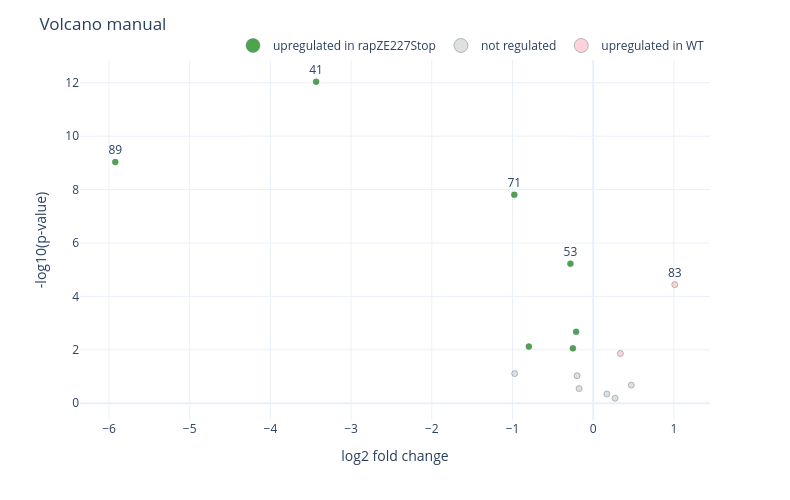

The notebook cell this image was saved under:
### Code cell
interactive_fig = get_volcano_plot_plotly(
    df,
    x="log2FC",
    y="-log10 posthoc pvalue",
    group="regulation",
    text="label",
    hovering_cols=["posthoc pvalue adj", "FC"],
    title="Volcano manual",
    x_title="log2 fold change",
    y_title="-log10(p-value)",
    width=790,
    height=500,
    colors={
        "not regulated": "lightgrey",
        f"upregulated in {group1}": "pink",
        f"upregulated in {group2}": "green",
    },
)
print(
    f"Interactive figure size (pixels): {interactive_fig.layout.width} x {interactive_fig.layout.height}"
)
interactive_fig

### Figure 1 — Plotly figure (JSON) as saved in the notebook; plotly's stock layout.template omitted (floating-point values rounded to 4 significant figures)
{"data": [{"customdata": [[0.02358, 0.5755], [0.007834, 0.8636], [0.02602, 0.8398], [5.401e-11, 0.09255], [1.84e-08, 0.01648], [1.851e-07, 0.5078], [5.014e-05, 0.8223]], "hovertemplate": "<b>%{hovertext}</b><br><br>regulation=upregulated in rapZE227Stop<br>log2FC=%{x}<br>-log10 posthoc pvalue=%{y}<br>label=%{text}<br>posthoc pvalue adj=%{customdata[0]}<br>FC=%{customdata[1]}<extra></extra>", "hovertext": [5, 77, 11, 41, 89, 71, 53], "legendgroup": "upregulated in rapZE227Stop", "marker": {"color": "green", "line": {"color": "DarkSlateGrey", "width": 0.5}, "opacity": 0.7, "symbol": "circle"}, "mode": "markers+text", "name": "upregulated in rapZE227Stop", "orientation": "v", "showlegend": false, "text": ["", "", "", "41", "89", "71", "53"], "textposition": "top center", "type": "scatter", "x": [-0.797, -0.2116, -0.2519, -3.434, -5.923, -0.9778, -0.2823], "xaxis": "x", "y": [2.12, 2.673, 2.055, 12.04, 9.029, 7.804, 5.226], "yaxis": "y"}, {"customdata": [[0.2687, 1.387], [0.1207, 0.5095], [0.3415, 0.8858], [0.1417, 0.871], [0.5141, 1.124], [0.6865, 1.207]], "hovertemplate": "<b>%{hovertext}</b><br><br>regulation=not regulated<br>log2FC=%{x}<br>-log10 posthoc pvalue=%{y}<br>label=%{text}<br>posthoc pvalue adj=%{customdata[0]}<br>FC=%{customdata[1]}<extra></extra>", "hovertext": [23, 59, 65, 35, 47, 29], "legendgroup": "not regulated", "marker": {"color": "lightgrey", "line": {"color": "DarkSlateGrey", "width": 0.5}, "opacity": 0.7, "symbol": "circle"}, "mode": "markers+text", "name": "not regulated", "orientation": "v", "showlegend": false, "text": ["", "", "", "", "", ""], "textposition": "top center", "type": "scatter", "x": [0.4719, -0.973, -0.175, -0.1993, 0.1689, 0.271], "xaxis": "x", "y": [0.6779, 1.109, 0.5473, 1.028, 0.3438, 0.186], "yaxis": "y"}, {"customdata": [[0.03392, 1.263], [0.0001942, 2.015]], "hovertemplate": "<b>%{hovertext}</b><br><br>regulation=upregulated in WT<br>log2FC=%{x}<br>-log10 posthoc pvalue=%{y}<br>label=%{text}<br>posthoc pvalue adj=%{customdata[0]}<br>FC=%{customdata[1]}<extra></extra>", "hovertext": [17, 83], "legendgroup": "upregulated in WT", "marker": {"color": "pink", "line": {"color": "DarkSlateGrey", "width": 0.5}, "opacity": 0.7, "symbol": "circle"}, "mode": "markers+text", "name": "upregulated in WT", "orientation": "v", "showlegend": false, "text": ["", "83"], "textposition": "top center", "type": "scatter", "x": [0.3372, 1.011], "xaxis": "x", "y": [1.862, 4.441], "yaxis": "y"}, {"hoverinfo": "skip", "legendgroup": "upregulated in rapZE227Stop", "marker": {"color": "green", "line": {"color": "DarkSlateGrey", "width": 0.5}, "opacity": 0.7, "size": 14, "symbol": "circle"}, "mode": "markers", "name": "upregulated in rapZE227Stop", "showlegend": true, "type": "scatter", "x": [null], "y": [null]}, {"hoverinfo": "skip", "legendgroup": "not regulated", "marker": {"color": "lightgrey", "line": {"color": "DarkSlateGrey", "width": 0.5}, "opacity": 0.7, "size": 14, "symbol": "circle"}, "mode": "markers", "name": "not regulated", "showlegend": true, "type": "scatter", "x": [null], "y": [null]}, {"hoverinfo": "skip", "legendgroup": "upregulated in WT", "marker": {"color": "pink", "line": {"color": "DarkSlateGrey", "width": 0.5}, "opacity": 0.7, "size": 14, "symbol": "circle"}, "mode": "markers", "name": "upregulated in WT", "showlegend": true, "type": "scatter", "x": [null], "y": [null]}], "layout": {"height": 500, "hovermode": "closest", "legend": {"orientation": "h", "title": {"text": ""}, "tracegroupgap": 0, "x": 1, "xanchor": "right", "y": 1, "yanchor": "bottom"}, "margin": {"t": 60}, "title": {"text": "Volcano manual"}, "width": 790, "xaxis": {"anchor": "y", "domain": [0, 1], "title": {"text": "log2 fold change"}}, "yaxis": {"anchor": "x", "domain": [0, 1], "title": {"text": "-log10(p-value)"}}}}
